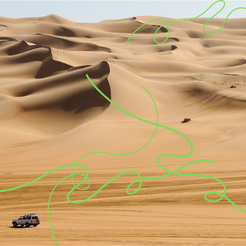
%> input picture images/example/desert_toRestore.png, 246 x 246 px, shrunk from 500 x 500 before the run
$ octave run_inpainting.m   (GNU Octave 9; MATLAB toolbox functions it lacks are replaced by stand-ins)
%> lines starting %> are read from the running program, lines starting %| are printed output that depends on the picture
### sol_Laplace_Equation_Axb.m
function [u] = sol_Laplace_Equation_Axb(f, dom2Inp, param)
%this code is not intended to be efficient.

[ni, nj]=size(f);

%We add the ghost boundaries (for the boundary conditions)
f_ext = zeros(ni+2, nj+2);
f_ext(2:end-1, 2:end-1) = f;
dom2Inp_ext =zeros(ni+2, nj+2);
dom2Inp_ext (2:end-1, 2:end-1) = dom2Inp;

%Store memory for the A matrix and the b vector
nPixels =(ni+2)*(nj+2); %Number of pixels

%We will create A sparse, this is the number of nonzero positions

%idx_Ai: Vector for the nonZero i index of matrix A
%idx_Aj: Vector for the nonZero j index of matrix A
%a_ij: Vector for the value at position ij of matrix A

b = zeros(nPixels,1);

%Vector counter
idx=1;

%North side boundary conditions
i=1;
for j=1:nj+2
    %from image matrix (i,j) coordinates to vectorial (p) coordinate
    p = (j-1)*(ni+2)+i;

    %Fill Idx_Ai, idx_Aj and a_ij with the corresponding values and
    %vector b
    idx_Ai(idx) = p;
    idx_Aj(idx) = p;
    a_ij(idx) = 1;
    idx=idx+1;

    idx_Ai(idx) = p;
    idx_Aj(idx) = p+1;
    a_ij(idx) = -1;
    idx=idx+1;

    b(p) = 0;
end

%South side boundary conditions
i=ni+2;
for j=1:nj+2
    %from image matrix (i,j) coordinates to vectorial (p) coordinate
    p = (j-1)*(ni+2)+i;

    %Fill Idx_Ai, idx_Aj and a_ij with the corresponding values and
    %vector b
    %TO COMPLETE 2
    idx_Ai(idx) = p;
    idx_Aj(idx) = p;
    a_ij(idx) = 1;
    idx=idx+1;

    idx_Ai(idx) = p;
    idx_Aj(idx) = p-1;
    a_ij(idx) = -1;
    idx=idx+1;

    b(p) = 0;
end

%West side boundary conditions
j=1;
for i=1:ni+2
    %from image matrix (i,j) coordinates to vectorial (p) coordinate
    p = (j-1)*(ni+2)+i;

    %Fill Idx_Ai, idx_Aj and a_ij with the corresponding values and
    %vector b
    %TO COMPLETE 3
    idx_Ai(idx) = p;
    idx_Aj(idx) = p;
    a_ij(idx) = 1;
    idx=idx+1;

    idx_Ai(idx) = p;
    idx_Aj(idx) = p + (ni + 2);
    a_ij(idx) = -1;
    idx=idx+1;

    b(p) = 0;

end

%East side boundary conditions
j=nj+2;
for i=1:ni+2
    %from image matrix (i,j) coordinates to vectorial (p) coordinate
    p = (j-1)*(ni+2)+i;

    %Fill Idx_Ai, idx_Aj and a_ij with the corresponding values and
    %vector b
    %TO COMPLETE 4
    idx_Ai(idx) = p;
    idx_Aj(idx) = p;
    a_ij(idx) = 1;
    idx=idx+1;

    idx_Ai(idx) = p;
    idx_Aj(idx) = p-(ni + 2);
    a_ij(idx) = -1;
    idx=idx+1;

    b(p) = 0;

end

%Inner points
for j=2:nj+1
    for i=2:ni+1

        %from image matrix (i,j) coordinates to vectorial (p) coordinate
        p = (j-1)*(ni+2)+i;

        if (dom2Inp_ext(i,j)==1) %If we have to inpaint this pixel

            %Fill Idx_Ai, idx_Aj and a_ij with the corresponding values and
            %vector b
            %TO COMPLETE 5
            idx_Ai(idx) = p;
            idx_Aj(idx) = p;
            a_ij(idx) = 4;
            idx=idx+1;

            idx_Ai(idx) = p;
            idx_Aj(idx) = p+1;
            a_ij(idx) = -1;
            idx=idx+1;

            idx_Ai(idx) = p;
            idx_Aj(idx) = p-1;
            a_ij(idx) = -1;
            idx=idx+1;

            idx_Ai(idx) = p;
            idx_Aj(idx) = p+(ni+2);
            a_ij(idx) = -1;
            idx=idx+1;

            idx_Ai(idx) = p;
            idx_Aj(idx) = p-(ni+2);
            a_ij(idx) = -1;
            idx=idx+1;

            b(p) = 0;

        else %we do not have to inpaint this pixel

            %Fill Idx_Ai, idx_Aj and a_ij with the corresponding values and
            %vector b
            %TO COMPLETE 6
            idx_Ai(idx) = p;
            idx_Aj(idx) = p;
            a_ij(idx) = 1;
            idx=idx+1;

            b(p) = f_ext(i,j);

        end
    end
end
    %A is a sparse matrix, so for memory requirements we create a sparse
    %matrix
    %TO COMPLETE 7
    A=sparse(idx_Ai, idx_Aj, a_ij, ((ni+2)*(nj+2)), ((ni+2)*(nj+2))); %??? and ???? is the size of matrix A    %Solve the sistem of equations
    x=mldivide(A,b);

    %From vector to matrix
    u_ext= reshape(x, ni+2, nj+2);

    %Eliminate the ghost boundaries
    u=full(u_ext(2:end-1, 2:end-1));

### run_inpainting.m
%% Example images
clearvars;

%Read the image
I = double(imread('desert_toRestore.png'));

[ni, nj, nC] = size(I);
%> ni = 246; nj = 246; nC = 3


I = I - min(I(:));
I = I / max(I(:));

%We want to inpaint those areas in which mask == 1 (red part of the image)
I_ch1 = I(:,:,1);
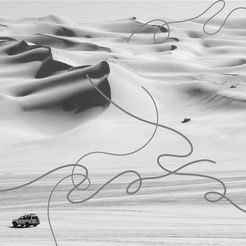
%> I_ch1: size 246x246 double; min 0, max 1, mean 0.768
I_ch2 = I(:,:,2);
I_ch3 = I(:,:,3);
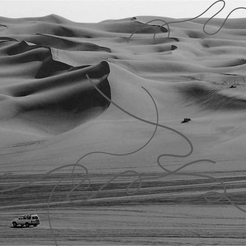
%> I_ch3: size 246x246 double; min 0, max 0.996, mean 0.458


mask_img = double(imread('desert_mask.png'));
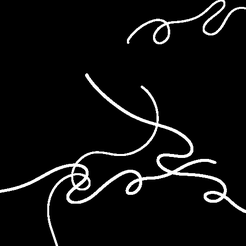
%> input picture images/example/desert_mask.png, 246 x 246 px, shrunk from 500 x 500 before the run
%> mask_img: size 246x246 double; min 0, max 255, mean 14; mean of the top-left, top-right, bottom-left and bottom-right quarters 2.9, 13.5, 17.5, 22
mask = mask_img > 128;
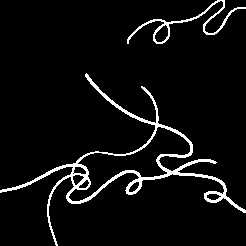
%> mask: size 246x246 logical; 5.4% white in thin lines or dots
%TO COMPLETE 1
 %mask_img(i,j) == 1 means we have lost information in that pixel
                                      %mask(i,j) == 0 means we have information in that pixel

%%%Parameters for gradient descent (you do not need for week1)
%param.dt = 5*10^-7;
%param.iterMax = 10^4;
%param.tol = 10^-5;

%parameters
param.hi = 1 / (ni-1);
%> param.hi = 0.00408
param.hj = 1 / (nj-1);
%> param.hj = 0.00408

% for each channel

img_before = figure(1);
imshow(I);
title('Before')

saveas(img_before,'desert_before.png');

Iinp(:,:,1)=sol_Laplace_Equation_Axb(I_ch1, mask, param);
%> in sol_Laplace_Equation_Axb, `dom2Inp_ext (2:end-1, 2:end-1) = dom2Inp;`: dom2Inp_ext: size 248x248 double; values 0 (black) and 1 (white), 5.3% white in thin lines or dots
Iinp(:,:,2)=sol_Laplace_Equation_Axb(I_ch2, mask, param);
%> in sol_Laplace_Equation_Axb (call 2), `u=full(u_ext(2:end-1, 2:end-1));`:
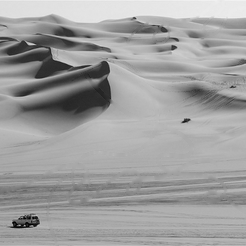
%> u: size 246x246 double; min 0, max 0.949, mean 0.625
Iinp(:,:,3)=sol_Laplace_Equation_Axb(I_ch3, mask, param);
%> in sol_Laplace_Equation_Axb (call 3), `u_ext= reshape(x, ni+2, nj+2);`:
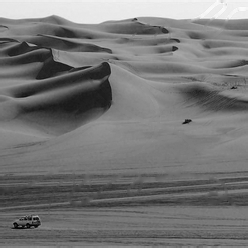
%> u_ext: size 248x248 double; min 0, max 0.996, mean 0.463
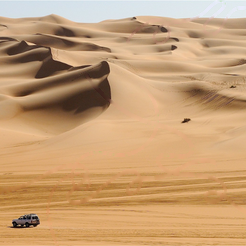
%> Iinp: size 246x246x3 double; mean R, G, B 0.778, 0.625, 0.461

img_after = figure(2);
imshow(Iinp)
title('After');

saveas(img_after,'desert_after.png');

return;
